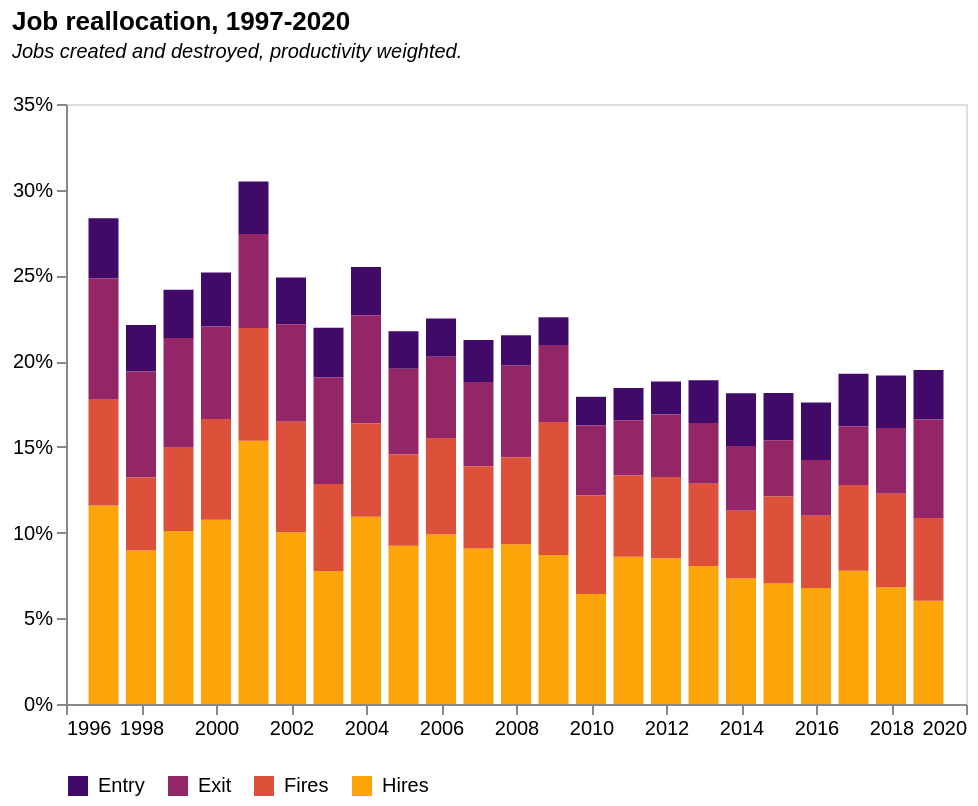

Vega-Lite specification for this chart:
### Vega-Lite specification from a JSON file in a GitHub repository (floating-point values rounded to 4 significant figures)
{"$schema": "https://vega.github.io/schema/vega-lite/v5.json", "description": "A calculate that takes the messy names in the field, metric, and creates a new field, metricClean, where the names are nicer.", "title": {"text": "Job reallocation, 1997-2020", "subtitle": ["Jobs created and destroyed, productivity weighted.", ""], "subtitleFontStyle": "italic", "subtitleFontSize": 10, "anchor": "start", "color": "black"}, "data": {"values": [{"year": "1997", "Jobs_enter": "739", "Jobs_grow": "1745", "Jobs_exit": "1570", "Jobs_shrink": "1113", "Jobs_total": "18462", "JobsRLP_enter": "45127", "JobsRLP_grow": "148871", "JobsRLP_exit": "91186", "JobsRLP_shrink": "79360", "JobsRLP_total": "1286257", "firms_enter": "231442", "firms_grow": "172194", "firms_exit": "198585", "firms_shrink": "127759", "firms_stable": "1495505", "firms_total": "2014120", "Entry rate": "0.114909737", "Exit Rate": "0.098596409", "Grow Rate": "0.085493416", "Shrink Rate": "0.063431672", "Units": "860021", "Employment(m)": "17.46", "Turnover(bn)": "1241", "N firms": "1764832", "RLP": "71.07674685", "RLP growth": "0", "RLP actual": "0", "RLP hypotetical": "0", "Gap": "0", "Turnover": "0", "Turnover hypothetical": "0", "Turn_gap": "0", "Mean": "9.32", "Mean_emplWeight": "13.68", "Mean_turnWeight": "13.54", "Central": "6.97", "entryReallocate": "0.035083968", "growReallocate": "0.115739701", "exitReallocate": "0.07089252", "shrinkReallocate": "0.061698401", "totalReallocateRLPJobs": "0.28341459", "": "Pre-GFC", "period2": "1", "entryReallocateJobs": "0.040028166", "growReallocateJobs": "0.09451847", "exitReallocateJobs": "0.085039541", "shrinkReallocateJobs": "0.060285993", "totalReallocateJobs": "0.27987217", "totalReallocateJobsNet": "null"}, {"year": "1998", "Jobs_enter": "581", "Jobs_grow": "1420", "Jobs_exit": "1285", "Jobs_shrink": "788", "Jobs_total": "18329", "JobsRLP_enter": "36531", "JobsRLP_grow": "120919", "JobsRLP_exit": "83465", "JobsRLP_shrink": "57401", "JobsRLP_total": "1349372", "firms_enter": "187867", "firms_grow": "198597", "firms_exit": "192932", "firms_shrink": "133292", "firms_stable": "1493630", "firms_total": "2035621", "Entry rate": "0.092289773", "Exit Rate": "0.094777957", "Grow Rate": "0.097560892", "Shrink Rate": "0.065479773", "Units": "836654", "Employment(m)": "17.47", "Turnover(bn)": "1313", "N firms": "1827671", "RLP": "75.15741271", "RLP growth": "0.057412108", "RLP actual": "75.15741271", "RLP hypotetical": "75.15741271", "Gap": "0", "Turnover": "1313", "Turnover hypothetical": "1313", "Turn_gap": "0", "Mean": "9.32", "Mean_emplWeight": "14.28", "Mean_turnWeight": "14.59", "Central": "6.22", "entryReallocate": "0.027072594", "growReallocate": "0.089611315", "exitReallocate": "0.0618547", "shrinkReallocate": "0.042539048", "totalReallocateRLPJobs": "0.221077657", "": "Pre-GFC", "period2": "1", "entryReallocateJobs": "0.031698401", "growReallocateJobs": "0.077472857", "exitReallocateJobs": "0.07010748", "shrinkReallocateJobs": "0.04299198", "totalReallocateJobs": "0.222270719", "totalReallocateJobsNet": "0.229526979"}, {"year": "1999", "Jobs_enter": "622", "Jobs_grow": "1609", "Jobs_exit": "1383", "Jobs_shrink": "982", "Jobs_total": "18562", "JobsRLP_enter": "40585", "JobsRLP_grow": "145272", "JobsRLP_exit": "92162", "JobsRLP_shrink": "70152", "JobsRLP_total": "1440505", "firms_enter": "181415", "firms_grow": "198806", "firms_exit": "241365", "firms_shrink": "137884", "firms_stable": "1457050", "firms_total": "2054680", "Entry rate": "0.088293554", "Exit Rate": "0.117470847", "Grow Rate": "0.096757646", "Shrink Rate": "0.067107287", "Units": "813982", "Employment(m)": "17.64", "Turnover(bn)": "1400", "N firms": "1850609", "RLP": "79.36507937", "RLP growth": "0.055984719", "RLP actual": "79.36507937", "RLP hypotetical": "79.36507937", "Gap": "0", "Turnover": "1400", "Turnover hypothetical": "1400", "Turn_gap": "0", "Mean": "9.61", "Mean_emplWeight": "15.12", "Mean_turnWeight": "15.55", "Central": "6.81", "entryReallocate": "0.028174147", "growReallocate": "0.100847967", "exitReallocate": "0.063978952", "shrinkReallocate": "0.048699588", "totalReallocateRLPJobs": "0.241700654", "": "Pre-GFC", "period2": "1", "entryReallocateJobs": "0.03350932", "growReallocateJobs": "0.08668247", "exitReallocateJobs": "0.074507057", "shrinkReallocateJobs": "0.052903782", "totalReallocateJobs": "0.247602629", "totalReallocateJobsNet": "0.235050102"}, {"year": "2000", "Jobs_enter": "677", "Jobs_grow": "1727", "Jobs_exit": "1212", "Jobs_shrink": "1143", "Jobs_total": "18715", "JobsRLP_enter": "45426", "JobsRLP_grow": "154972", "JobsRLP_exit": "77771", "JobsRLP_shrink": "84861", "JobsRLP_total": "1442392", "firms_enter": "178147", "firms_grow": "219132", "firms_exit": "203060", "firms_shrink": "148618", "firms_stable": "1446191", "firms_total": "2035619", "Entry rate": "0.087514903", "Exit Rate": "0.099753441", "Grow Rate": "0.107648828", "Shrink Rate": "0.073008751", "Units": "793015", "Employment(m)": "17.71", "Turnover(bn)": "1397", "N firms": "1834250", "RLP": "78.88198758", "RLP growth": "-0.006086957", "RLP actual": "78.88198758", "RLP hypotetical": "78.88198758", "Gap": "0", "Turnover": "1397", "Turnover hypothetical": "1397", "Turn_gap": "0", "Mean": "9.98", "Mean_emplWeight": "15.88", "Mean_turnWeight": "16.32", "Central": "6.92", "entryReallocate": "0.031493519", "growReallocate": "0.107440973", "exitReallocate": "0.053918075", "shrinkReallocate": "0.058833521", "totalReallocateRLPJobs": "0.251686088", "": "Pre-GFC", "period2": "1", "entryReallocateJobs": "0.036174192", "growReallocateJobs": "0.092278921", "exitReallocateJobs": "0.064760887", "shrinkReallocateJobs": "0.061074005", "totalReallocateJobs": "0.254288004", "totalReallocateJobsNet": "0.246112744"}, {"year": "2001", "Jobs_enter": "674", "Jobs_grow": "2264", "Jobs_exit": "1208", "Jobs_shrink": "1525", "Jobs_total": "19091", "JobsRLP_enter": "44783", "JobsRLP_grow": "224789", "JobsRLP_exit": "80263", "JobsRLP_shrink": "96266", "JobsRLP_total": "1463881", "firms_enter": "178260", "firms_grow": "298866", "firms_exit": "220258", "firms_shrink": "248962", "firms_stable": "1265808", "firms_total": "2056263", "Entry rate": "0.086691245", "Exit Rate": "0.107115675", "Grow Rate": "0.145344248", "Shrink Rate": "0.121074979", "Units": "821065", "Employment(m)": "18.04", "Turnover(bn)": "1419", "N firms": "1852625", "RLP": "78.65853659", "RLP growth": "-0.002832725", "RLP actual": "78.65853659", "RLP hypotetical": "78.65853659", "Gap": "0", "Turnover": "1419", "Turnover hypothetical": "1419", "Turn_gap": "0", "Mean": "10.23", "Mean_emplWeight": "16.58", "Mean_turnWeight": "17.13", "Central": "7", "entryReallocate": "0.030591968", "growReallocate": "0.153556881", "exitReallocate": "0.05482891", "shrinkReallocate": "0.06576081", "totalReallocateRLPJobs": "0.304738568", "": "Pre-GFC", "period2": "1", "entryReallocateJobs": "0.035304594", "growReallocateJobs": "0.118589911", "exitReallocateJobs": "0.063275889", "shrinkReallocateJobs": "0.079880572", "totalReallocateJobs": "0.297050966", "totalReallocateJobsNet": "0.277355822"}, {"year": "2002", "Jobs_enter": "637", "Jobs_grow": "1674", "Jobs_exit": "1351", "Jobs_shrink": "1314", "Jobs_total": "19511", "JobsRLP_enter": "42468", "JobsRLP_grow": "156365", "JobsRLP_exit": "88715", "JobsRLP_shrink": "100435", "JobsRLP_total": "1559773", "firms_enter": "182945", "firms_grow": "212474", "firms_exit": "224378", "firms_shrink": "172589", "firms_stable": "1425330", "firms_total": "2062193", "Entry rate": "0.088713811", "Exit Rate": "0.108805529", "Grow Rate": "0.103033033", "Shrink Rate": "0.083691973", "Units": "834431", "Employment(m)": "18.52", "Turnover(bn)": "1517", "N firms": "1857687", "RLP": "81.91144708", "RLP growth": "0.041354831", "RLP actual": "81.91144708", "RLP hypotetical": "81.91144708", "Gap": "0", "Turnover": "1517", "Turnover hypothetical": "1517", "Turn_gap": "0", "Mean": "10.46", "Mean_emplWeight": "17.13", "Mean_turnWeight": "17.81", "Central": "7.38", "entryReallocate": "0.027227039", "growReallocate": "0.100248562", "exitReallocate": "0.056876866", "shrinkReallocate": "0.06439078", "totalReallocateRLPJobs": "0.248743247", "": "Pre-GFC", "period2": "1", "entryReallocateJobs": "0.03264825", "growReallocateJobs": "0.085797755", "exitReallocateJobs": "0.069242991", "shrinkReallocateJobs": "0.067346625", "totalReallocateJobs": "0.255035621", "totalReallocateJobsNet": "0.233509302"}, {"year": "2003", "Jobs_enter": "673", "Jobs_grow": "1392", "Jobs_exit": "1362", "Jobs_shrink": "1114", "Jobs_total": "19478", "JobsRLP_enter": "46330", "JobsRLP_grow": "124275", "JobsRLP_exit": "99733", "JobsRLP_shrink": "81346", "JobsRLP_total": "1602504", "firms_enter": "225136", "firms_grow": "190701", "firms_exit": "232289", "firms_shrink": "204720", "firms_stable": "1446790", "firms_total": "2104425", "Entry rate": "0.106982192", "Exit Rate": "0.110381221", "Grow Rate": "0.090619053", "Shrink Rate": "0.09728073", "Units": "834277", "Employment(m)": "18.46", "Turnover(bn)": "1556", "N firms": "1855951", "RLP": "84.29035753", "RLP growth": "0.029042466", "RLP actual": "84.29035753", "RLP hypotetical": "84.29035753", "Gap": "0", "Turnover": "1556", "Turnover hypothetical": "1556", "Turn_gap": "0", "Mean": "10.59", "Mean_emplWeight": "17.87", "Mean_turnWeight": "18.28", "Central": "7.28", "entryReallocate": "0.028911004", "growReallocate": "0.077550508", "exitReallocate": "0.062235726", "shrinkReallocate": "0.050761808", "totalReallocateRLPJobs": "0.219459047", "": "Pre-GFC", "period2": "1", "entryReallocateJobs": "0.034551802", "growReallocateJobs": "0.071465243", "exitReallocateJobs": "0.069925044", "shrinkReallocateJobs": "0.05719273", "totalReallocateJobs": "0.233134819", "totalReallocateJobsNet": "0.234829038"}, {"year": "2004", "Jobs_enter": "602", "Jobs_grow": "1779", "Jobs_exit": "1359", "Jobs_shrink": "1133", "Jobs_total": "19264", "JobsRLP_enter": "46096", "JobsRLP_grow": "179023", "JobsRLP_exit": "103505", "JobsRLP_shrink": "89242", "JobsRLP_total": "1639165", "firms_enter": "204954", "firms_grow": "219688", "firms_exit": "231105", "firms_shrink": "171909", "firms_stable": "1474969", "firms_total": "2127574", "Entry rate": "0.096332254", "Exit Rate": "0.108623719", "Grow Rate": "0.103257513", "Shrink Rate": "0.08080048", "Units": "861501", "Employment(m)": "18.25", "Turnover(bn)": "1593", "N firms": "1897242", "RLP": "87.28767123", "RLP growth": "0.03555939", "RLP actual": "87.28767123", "RLP hypotetical": "87.28767123", "Gap": "0", "Turnover": "1593", "Turnover hypothetical": "1593", "Turn_gap": "0", "Mean": "10.5", "Mean_emplWeight": "18.74", "Mean_turnWeight": "19.23", "Central": "6.95", "entryReallocate": "0.028121635", "growReallocate": "0.109215973", "exitReallocate": "0.063144955", "shrinkReallocate": "0.054443573", "totalReallocateRLPJobs": "0.254926136", "": "Pre-GFC", "period2": "1", "entryReallocateJobs": "0.03125", "growReallocateJobs": "0.092348422", "exitReallocateJobs": "0.070546096", "shrinkReallocateJobs": "0.058814369", "totalReallocateJobs": "0.252958887", "totalReallocateJobsNet": "0.264067691"}, {"year": "2005", "Jobs_enter": "530", "Jobs_grow": "1634", "Jobs_exit": "1137", "Jobs_shrink": "1130", "Jobs_total": "19292", "JobsRLP_enter": "36450", "JobsRLP_grow": "153780", "JobsRLP_exit": "83195", "JobsRLP_shrink": "88596", "JobsRLP_total": "1665059", "firms_enter": "197332", "firms_grow": "224769", "firms_exit": "222919", "firms_shrink": "162606", "firms_stable": "1514896", "firms_total": "2152914", "Entry rate": "0.091658097", "Exit Rate": "0.103542919", "Grow Rate": "0.10440222", "Shrink Rate": "0.07552833", "Units": "856496", "Employment(m)": "18.31", "Turnover(bn)": "1629", "N firms": "1928083", "RLP": "88.96777717", "RLP growth": "0.019247918", "RLP actual": "88.96777717", "RLP hypotetical": "88.96777717", "Gap": "0", "Turnover": "1629", "Turnover hypothetical": "1629", "Turn_gap": "0", "Mean": "10.57", "Mean_emplWeight": "19.47", "Mean_turnWeight": "20.43", "Central": "6.94", "entryReallocate": "0.021891116", "growReallocate": "0.092357088", "exitReallocate": "0.049965196", "shrinkReallocate": "0.053208925", "totalReallocateRLPJobs": "0.217422326", "": "Pre-GFC", "period2": "1", "entryReallocateJobs": "0.027472527", "growReallocateJobs": "0.084698321", "exitReallocateJobs": "0.058936347", "shrinkReallocateJobs": "0.058573502", "totalReallocateJobs": "0.229680697", "totalReallocateJobsNet": "0.228229318"}, {"year": "2006", "Jobs_enter": "540", "Jobs_grow": "1682", "Jobs_exit": "1082", "Jobs_shrink": "1277", "Jobs_total": "19447", "JobsRLP_enter": "37655", "JobsRLP_grow": "167538", "JobsRLP_exit": "80384", "JobsRLP_shrink": "95356", "JobsRLP_total": "1694217", "firms_enter": "210153", "firms_grow": "277068", "firms_exit": "211689", "firms_shrink": "217079", "firms_stable": "1469112", "firms_total": "2201319", "Entry rate": "0.095466854", "Exit Rate": "0.096164618", "Grow Rate": "0.125864538", "Shrink Rate": "0.09861315", "Units": "852964", "Employment(m)": "18.39", "Turnover(bn)": "1657", "N firms": "1961693", "RLP": "90.10331702", "RLP growth": "0.012763496", "RLP actual": "90.10331702", "RLP hypotetical": "90.10331702", "Gap": "0", "Turnover": "1657", "Turnover hypothetical": "1657", "Turn_gap": "0", "Mean": "10.68", "Mean_emplWeight": "20.23", "Mean_turnWeight": "21.32", "Central": "6.92", "entryReallocate": "0.022225606", "growReallocate": "0.098888159", "exitReallocate": "0.047446106", "shrinkReallocate": "0.056283227", "totalReallocateRLPJobs": "0.224843099", "": "Pre-GFC", "period2": "1", "entryReallocateJobs": "0.027767779", "growReallocateJobs": "0.08649149", "exitReallocateJobs": "0.055638402", "shrinkReallocateJobs": "0.065665655", "totalReallocateJobs": "0.235563326", "totalReallocateJobsNet": "0.227592945"}, {"year": "2007", "Jobs_enter": "603", "Jobs_grow": "1582", "Jobs_exit": "1187", "Jobs_shrink": "1091", "Jobs_total": "19610", "JobsRLP_enter": "43540", "JobsRLP_grow": "160516", "JobsRLP_exit": "86834", "JobsRLP_shrink": "85154", "JobsRLP_total": "1770777", "firms_enter": "231754", "firms_grow": "287170", "firms_exit": "292564", "firms_shrink": "205030", "firms_stable": "1477714", "firms_total": "2294533", "Entry rate": "0.101002688", "Exit Rate": "0.127504813", "Grow Rate": "0.125154007", "Shrink Rate": "0.089355873", "Units": "863638", "Employment(m)": "18.5", "Turnover(bn)": "1727", "N firms": "2031817", "RLP": "93.35135135", "RLP growth": "0.036047889", "RLP actual": "93.35135135", "RLP hypotetical": "93.35135135", "Gap": "0", "Turnover": "1727", "Turnover hypothetical": "1727", "Turn_gap": "0", "Mean": "10.76", "Mean_emplWeight": "20.84", "Mean_turnWeight": "21.83", "Central": "6.92", "entryReallocate": "0.024588076", "growReallocate": "0.090647213", "exitReallocate": "0.049037231", "shrinkReallocate": "0.048088494", "totalReallocateRLPJobs": "0.212361014", "": "Pre-GFC", "period2": "1", "entryReallocateJobs": "0.030749618", "growReallocateJobs": "0.080673126", "exitReallocateJobs": "0.060530342", "shrinkReallocateJobs": "0.05563488", "totalReallocateJobs": "0.227587965", "totalReallocateJobsNet": "0.21927588"}, {"year": "2008", "Jobs_enter": "431", "Jobs_grow": "1722", "Jobs_exit": "1261", "Jobs_shrink": "1168", "Jobs_total": "19615", "JobsRLP_enter": "32117", "JobsRLP_grow": "168836", "JobsRLP_exit": "96829", "JobsRLP_shrink": "92174", "JobsRLP_total": "1813046", "firms_enter": "165875", "firms_grow": "322259", "firms_exit": "277503", "firms_shrink": "214858", "firms_stable": "1385598", "firms_total": "2229430", "Entry rate": "0.074402426", "Exit Rate": "0.124472623", "Grow Rate": "0.14454771", "Shrink Rate": "0.096373513", "Units": "904598", "Employment(m)": "18.61", "Turnover(bn)": "1781", "N firms": "2030407", "RLP": "95.70123589", "RLP growth": "0.025172475", "RLP actual": "95.70123589", "RLP hypotetical": "95.70123589", "Gap": "0", "Turnover": "1781", "Turnover hypothetical": "1781", "Turn_gap": "0", "Mean": "10.94", "Mean_emplWeight": "21.61", "Mean_turnWeight": "22.68", "Central": "6.89", "entryReallocate": "0.017714388", "growReallocate": "0.093122844", "exitReallocate": "0.053406808", "shrinkReallocate": "0.050839306", "totalReallocateRLPJobs": "0.215083346", "": "Pre-GFC", "period2": "1", "entryReallocateJobs": "0.02197298", "growReallocateJobs": "0.087789957", "exitReallocateJobs": "0.064287535", "shrinkReallocateJobs": "0.059546266", "totalReallocateJobs": "0.233596737", "totalReallocateJobsNet": "0.23334183"}, {"year": "2009", "Jobs_enter": "399", "Jobs_grow": "1582", "Jobs_exit": "1112", "Jobs_shrink": "1594", "Jobs_total": "19573", "JobsRLP_enter": "30188", "JobsRLP_grow": "161734", "JobsRLP_exit": "83565", "JobsRLP_shrink": "144287", "JobsRLP_total": "1860876", "firms_enter": "148392", "firms_grow": "269261", "firms_exit": "251412", "firms_shrink": "218573", "firms_stable": "1388291", "firms_total": "2158706", "Entry rate": "0.068741181", "Exit Rate": "0.116464215", "Grow Rate": "0.124732594", "Shrink Rate": "0.101251861", "Units": "919136", "Employment(m)": "18.55", "Turnover(bn)": "1831", "N firms": "1976143", "RLP": "98.70619946", "RLP growth": "0.031399423", "RLP actual": "98.70619946", "RLP hypotetical": "98.70619946", "Gap": "0", "Turnover": "1831", "Turnover hypothetical": "1831", "Turn_gap": "0", "Mean": "11.48", "Mean_emplWeight": "22.38", "Mean_turnWeight": "23.7", "Central": "7.25", "entryReallocate": "0.016222467", "growReallocate": "0.08691283", "exitReallocate": "0.04490627", "shrinkReallocate": "0.077537138", "totalReallocateRLPJobs": "0.225578706", "": "Pre-GFC", "period2": "1", "entryReallocateJobs": "0.020385225", "growReallocateJobs": "0.080825627", "exitReallocateJobs": "0.056812957", "shrinkReallocateJobs": "0.081438717", "totalReallocateJobs": "0.239462525", "totalReallocateJobsNet": "0.241608338"}, {"year": "2010", "Jobs_enter": "415", "Jobs_grow": "1190", "Jobs_exit": "941", "Jobs_shrink": "1178", "Jobs_total": "19035", "JobsRLP_enter": "30749", "JobsRLP_grow": "117871", "JobsRLP_exit": "74913", "JobsRLP_shrink": "105543", "JobsRLP_total": "1836399", "firms_enter": "158675", "firms_grow": "218606", "firms_exit": "227411", "firms_shrink": "226612", "firms_stable": "1396534", "firms_total": "2105199", "Entry rate": "0.075372922", "Exit Rate": "0.108023517", "Grow Rate": "0.103841015", "Shrink Rate": "0.10764398", "Units": "917525", "Employment(m)": "17.91", "Turnover(bn)": "1806", "N firms": "1911159", "RLP": "100.8375209", "RLP growth": "0.02159258", "RLP actual": "100.8375209", "RLP hypotetical": "101.1976599", "Gap": "0.003571478", "Turnover": "1806", "Turnover hypothetical": "1812.450089", "Turn_gap": "6.450089111", "Mean": "12", "Mean_emplWeight": "23.19", "Mean_turnWeight": "24.5", "Central": "7.85", "entryReallocate": "0.016744183", "growReallocate": "0.064185942", "exitReallocate": "0.040793422", "shrinkReallocate": "0.057472804", "totalReallocateRLPJobs": "0.179196351", "": "Post-GFC", "period2": "1", "entryReallocateJobs": "0.021801944", "growReallocateJobs": "0.062516417", "exitReallocateJobs": "0.049435251", "shrinkReallocateJobs": "0.061885999", "totalReallocateJobs": "0.195639611", "totalReallocateJobsNet": "0.223903336"}, {"year": "2011", "Jobs_enter": "450", "Jobs_grow": "1515", "Jobs_exit": "795", "Jobs_shrink": "1060", "Jobs_total": "18650", "JobsRLP_enter": "33116", "JobsRLP_grow": "151490", "JobsRLP_exit": "57015", "JobsRLP_shrink": "83614", "JobsRLP_total": "1764720", "firms_enter": "174240", "firms_grow": "331020", "firms_exit": "192749", "firms_shrink": "224622", "firms_stable": "1305162", "firms_total": "2079401", "Entry rate": "0.083793362", "Exit Rate": "0.092694483", "Grow Rate": "0.159190074", "Shrink Rate": "0.108022455", "Units": "889262", "Employment(m)": "17.49", "Turnover(bn)": "1732", "N firms": "1872814", "RLP": "99.02801601", "RLP growth": "-0.017944758", "RLP actual": "99.02801601", "RLP hypotetical": "103.7520078", "Gap": "0.047703589", "Turnover": "1732", "Turnover hypothetical": "1814.622616", "Turn_gap": "82.62261576", "Mean": "12.43", "Mean_emplWeight": "23.9", "Mean_turnWeight": "25.38", "Central": "8.32", "entryReallocate": "0.018765583", "growReallocate": "0.085843647", "exitReallocate": "0.032308242", "shrinkReallocate": "0.047380888", "totalReallocateRLPJobs": "0.184298359", "": "Post-GFC", "period2": "1", "entryReallocateJobs": "0.024128686", "growReallocateJobs": "0.081233244", "exitReallocateJobs": "0.042627346", "shrinkReallocateJobs": "0.056836461", "totalReallocateJobs": "0.204825737", "totalReallocateJobsNet": "0.225469169"}, {"year": "2012", "Jobs_enter": "463", "Jobs_grow": "1585", "Jobs_exit": "889", "Jobs_shrink": "1068", "Jobs_total": "19062", "JobsRLP_enter": "34492", "JobsRLP_grow": "153465", "JobsRLP_exit": "65957", "JobsRLP_shrink": "85382", "JobsRLP_total": "1804217", "firms_enter": "186330", "firms_grow": "301126", "firms_exit": "227191", "firms_shrink": "242783", "firms_stable": "1367547", "firms_total": "2169250", "Entry rate": "0.085896047", "Exit Rate": "0.104732511", "Grow Rate": "0.13881572", "Shrink Rate": "0.111920249", "Units": "867637", "Employment(m)": "17.85", "Turnover(bn)": "1770", "N firms": "1952141", "RLP": "99.15966387", "RLP growth": "0.0013294", "RLP actual": "99.15966387", "RLP hypotetical": "106.3708303", "Gap": "0.072722781", "Turnover": "1770", "Turnover hypothetical": "1898.719322", "Turn_gap": "128.7193217", "Mean": "12.3", "Mean_emplWeight": "24.08", "Mean_turnWeight": "25.74", "Central": "8.41", "entryReallocate": "0.019117434", "growReallocate": "0.085059059", "exitReallocate": "0.036557133", "shrinkReallocate": "0.047323576", "totalReallocateRLPJobs": "0.188057202", "": "Post-GFC", "period2": "1", "entryReallocateJobs": "0.024289162", "growReallocateJobs": "0.083149722", "exitReallocateJobs": "0.046637289", "shrinkReallocateJobs": "0.056027699", "totalReallocateJobs": "0.210103872", "totalReallocateJobsNet": "0.18849019"}, {"year": "2013", "Jobs_enter": "661", "Jobs_grow": "1586", "Jobs_exit": "879", "Jobs_shrink": "1032", "Jobs_total": "19536", "JobsRLP_enter": "47283", "JobsRLP_grow": "151950", "JobsRLP_exit": "66757", "JobsRLP_shrink": "90845", "JobsRLP_total": "1888930", "firms_enter": "236124", "firms_grow": "280618", "firms_exit": "221757", "firms_shrink": "180486", "firms_stable": "1520966", "firms_total": "2230056", "Entry rate": "0.105882543", "Exit Rate": "0.099440104", "Grow Rate": "0.125834508", "Shrink Rate": "0.080933394", "Units": "853661", "Employment(m)": "18.1", "Turnover(bn)": "1842", "N firms": "1962202", "RLP": "101.7679558", "RLP growth": "0.026303961", "RLP actual": "101.7679558", "RLP hypotetical": "109.0557551", "Gap": "0.071611926", "Turnover": "1842", "Turnover hypothetical": "1973.909167", "Turn_gap": "131.9091672", "Mean": "12.43", "Mean_emplWeight": "24.7", "Mean_turnWeight": "26.84", "Central": "8.45", "entryReallocate": "0.025031632", "growReallocate": "0.080442367", "exitReallocate": "0.035341172", "shrinkReallocate": "0.048093365", "totalReallocateRLPJobs": "0.188908536", "": "Post-GFC", "period2": "1", "entryReallocateJobs": "0.033834971", "growReallocateJobs": "0.081183456", "exitReallocateJobs": "0.044993857", "shrinkReallocateJobs": "0.052825553", "totalReallocateJobs": "0.212837838", "totalReallocateJobsNet": "0.188574939"}, {"year": "2014", "Jobs_enter": "761", "Jobs_grow": "1534", "Jobs_exit": "924", "Jobs_shrink": "942", "Jobs_total": "20291", "JobsRLP_enter": "60039", "JobsRLP_grow": "143390", "JobsRLP_exit": "74039", "JobsRLP_shrink": "77271", "JobsRLP_total": "1957288", "firms_enter": "248257", "firms_grow": "274441", "firms_exit": "230891", "firms_shrink": "188113", "firms_stable": "1618270", "firms_total": "2338642", "Entry rate": "0.106154341", "Exit Rate": "0.098728664", "Grow Rate": "0.117350582", "Shrink Rate": "0.080436852", "Units": "845859", "Employment(m)": "18.7", "Turnover(bn)": "1897", "N firms": "2058326", "RLP": "101.4438503", "RLP growth": "-0.00318475", "RLP actual": "101.4438503", "RLP hypotetical": "111.8084505", "Gap": "0.102170809", "Turnover": "1897", "Turnover hypothetical": "2090.818024", "Turn_gap": "193.8180243", "Mean": "12.18", "Mean_emplWeight": "24.66", "Mean_turnWeight": "27.22", "Central": "7.89", "entryReallocate": "0.030674586", "growReallocate": "0.073259531", "exitReallocate": "0.037827341", "shrinkReallocate": "0.039478605", "totalReallocateRLPJobs": "0.181240063", "": "Post-GFC", "period2": "2", "entryReallocateJobs": "0.037504312", "growReallocateJobs": "0.07560002", "exitReallocateJobs": "0.04553743", "shrinkReallocateJobs": "0.046424523", "totalReallocateJobs": "0.205066286", "totalReallocateJobsNet": "0.167857671"}, {"year": "2015", "Jobs_enter": "743", "Jobs_grow": "1503", "Jobs_exit": "903", "Jobs_shrink": "1235", "Jobs_total": "20966", "JobsRLP_enter": "55823", "JobsRLP_grow": "142582", "JobsRLP_exit": "66425", "JobsRLP_shrink": "103032", "JobsRLP_total": "2028413", "firms_enter": "257150", "firms_grow": "231316", "firms_exit": "224157", "firms_shrink": "230648", "firms_stable": "1707363", "firms_total": "2420764", "Entry rate": "0.106226795", "Exit Rate": "0.092597626", "Grow Rate": "0.095554957", "Shrink Rate": "0.095279011", "Units": "836940", "Employment(m)": "19.33", "Turnover(bn)": "1973", "N firms": "2130503", "RLP": "102.0693223", "RLP growth": "0.006165697", "RLP actual": "102.0693223", "RLP hypotetical": "114.6306272", "Gap": "0.123066408", "Turnover": "1973", "Turnover hypothetical": "2215.810023", "Turn_gap": "242.8100231", "Mean": "12.11", "Mean_emplWeight": "24.75", "Mean_turnWeight": "27.67", "Central": "7.96", "entryReallocate": "0.02752053", "growReallocate": "0.070292391", "exitReallocate": "0.032747276", "shrinkReallocate": "0.05079439", "totalReallocateRLPJobs": "0.181354586", "": "Post-GFC", "period2": "2", "entryReallocateJobs": "0.035438329", "growReallocateJobs": "0.071687494", "exitReallocateJobs": "0.043069732", "shrinkReallocateJobs": "0.058904894", "totalReallocateJobs": "0.209100448", "totalReallocateJobsNet": "0.176905466"}, {"year": "2016", "Jobs_enter": "837", "Jobs_grow": "1425", "Jobs_exit": "974", "Jobs_shrink": "1045", "Jobs_total": "21401", "JobsRLP_enter": "70440", "JobsRLP_grow": "142336", "JobsRLP_exit": "68610", "JobsRLP_shrink": "88413", "JobsRLP_total": "2102357", "firms_enter": "281947", "firms_grow": "271685", "firms_exit": "249020", "firms_shrink": "202138", "firms_stable": "1786418", "firms_total": "2533293", "Entry rate": "0.11129664", "Exit Rate": "0.098298933", "Grow Rate": "0.107245786", "Shrink Rate": "0.079792586", "Units": "829541", "Employment(m)": "19.63", "Turnover(bn)": "2032", "N firms": "2213199", "RLP": "103.515028", "RLP growth": "0.014163959", "RLP actual": "103.515028", "RLP hypotetical": "117.5240389", "Gap": "0.135333112", "Turnover": "2032", "Turnover hypothetical": "2306.996883", "Turn_gap": "274.9968833", "Mean": "11.99", "Mean_emplWeight": "25.25", "Mean_turnWeight": "28.51", "Central": "7.42", "entryReallocate": "0.033505251", "growReallocate": "0.067703059", "exitReallocate": "0.0326348", "shrinkReallocate": "0.042054228", "totalReallocateRLPJobs": "0.175897338", "": "Post-GFC", "period2": "2", "entryReallocateJobs": "0.039110322", "growReallocateJobs": "0.066585674", "exitReallocateJobs": "0.045511892", "shrinkReallocateJobs": "0.048829494", "totalReallocateJobs": "0.200037381", "totalReallocateJobsNet": "0.179711228"}, {"year": "2017", "Jobs_enter": "818", "Jobs_grow": "1661", "Jobs_exit": "1002", "Jobs_shrink": "1237", "Jobs_total": "21847", "JobsRLP_enter": "66172", "JobsRLP_grow": "166958", "JobsRLP_exit": "73277", "JobsRLP_shrink": "107458", "JobsRLP_total": "2148539", "firms_enter": "245437", "firms_grow": "274115", "firms_exit": "299563", "firms_shrink": "210443", "firms_stable": "1783945", "firms_total": "2592281", "Entry rate": "0.094679936", "Exit Rate": "0.115559617", "Grow Rate": "0.10574278", "Shrink Rate": "0.081180628", "Units": "825295", "Employment(m)": "20.04", "Turnover(bn)": "2082", "N firms": "2307805", "RLP": "103.8922156", "RLP growth": "0.003643795", "RLP actual": "103.8922156", "RLP hypotetical": "120.4904837", "Gap": "0.15976431", "Turnover": "2082", "Turnover hypothetical": "2414.629294", "Turn_gap": "332.6292937", "Mean": "11.85", "Mean_emplWeight": "25.58", "Mean_turnWeight": "28.57", "Central": "7.3", "entryReallocate": "0.030798603", "growReallocate": "0.077707689", "exitReallocate": "0.034105501", "shrinkReallocate": "0.050014452", "totalReallocateRLPJobs": "0.192626245", "": "Post-GFC", "period2": "2", "entryReallocateJobs": "0.037442212", "growReallocateJobs": "0.076028745", "exitReallocateJobs": "0.045864421", "shrinkReallocateJobs": "0.056621046", "totalReallocateJobs": "0.215956424", "totalReallocateJobsNet": "0.195541722"}, {"year": "2018", "Jobs_enter": "846", "Jobs_grow": "1605", "Jobs_exit": "1123", "Jobs_shrink": "1387", "Jobs_total": "22373", "JobsRLP_enter": "68450", "JobsRLP_grow": "152244", "JobsRLP_exit": "85571", "JobsRLP_shrink": "121705", "JobsRLP_total": "2233980", "firms_enter": "255118", "firms_grow": "272065", "firms_exit": "282242", "firms_shrink": "218377", "firms_stable": "1819794", "firms_total": "2606542", "Entry rate": "0.097876037", "Exit Rate": "0.108282161", "Grow Rate": "0.104377754", "Shrink Rate": "0.08378035", "Units": "826841", "Employment(m)": "20.49", "Turnover(bn)": "2166", "N firms": "2309475", "RLP": "105.7101025", "RLP growth": "0.017497816", "RLP actual": "105.7101025", "RLP hypotetical": "123.5318051", "Gap": "0.168590345", "Turnover": "2166", "Turnover hypothetical": "2531.166687", "Turn_gap": "365.1666866", "Mean": "12.14", "Mean_emplWeight": "25.87", "Mean_turnWeight": "28.86", "Central": "7.29", "entryReallocate": "0.030640382", "growReallocate": "0.068149222", "exitReallocate": "0.038304282", "shrinkReallocate": "0.054479002", "totalReallocateRLPJobs": "0.191572888", "": "Post-GFC", "period2": "2", "entryReallocateJobs": "0.037813436", "growReallocateJobs": "0.071738256", "exitReallocateJobs": "0.050194431", "shrinkReallocateJobs": "0.061994368", "totalReallocateJobs": "0.221740491", "totalReallocateJobsNet": "0.198230009"}, {"year": "2019", "Jobs_enter": "764", "Jobs_grow": "1392", "Jobs_exit": "1422", "Jobs_shrink": "1281", "Jobs_total": "22520", "JobsRLP_enter": "65752", "JobsRLP_grow": "137592", "JobsRLP_exit": "131172", "JobsRLP_shrink": "110145", "JobsRLP_total": "2282539", "firms_enter": "253379", "firms_grow": "258593", "firms_exit": "315526", "firms_shrink": "228605", "firms_stable": "1849644", "firms_total": "2652368", "Entry rate": "0.095529353", "Exit Rate": "0.118960114", "Grow Rate": "0.097495144", "Shrink Rate": "0.086189021", "Units": "827172", "Employment(m)": "20.67", "Turnover(bn)": "2217", "N firms": "2352825", "RLP": "107.256894", "RLP growth": "0.014632391", "RLP actual": "107.256894", "RLP hypotetical": "126.649893", "Gap": "0.180808881", "Turnover": "2217", "Turnover hypothetical": "2617.853289", "Turn_gap": "400.8532887", "Mean": "12.21", "Mean_emplWeight": "26.27", "Mean_turnWeight": "29.33", "Central": "7.29", "entryReallocate": "0.028806518", "growReallocate": "0.060280241", "exitReallocate": "0.057467583", "shrinkReallocate": "0.048255473", "totalReallocateRLPJobs": "0.194809815", "": "Post-GFC", "period2": "2", "entryReallocateJobs": "0.0339254", "growReallocateJobs": "0.061811723", "exitReallocateJobs": "0.063143872", "shrinkReallocateJobs": "0.056882771", "totalReallocateJobs": "0.215763766", "totalReallocateJobsNet": "0.209236234"}]}, "transform": [{"fold": ["entryReallocate", "growReallocate", "exitReallocate", "shrinkReallocate"], "as": ["metric", "value"]}, {"calculate": "{'entryReallocate':'Entry', 'exitReallocate': 'Exit','growReallocate':'Hires', 'shrinkReallocate': 'Fires'}[datum.metric]", "as": "metricClean"}], "height": 300, "width": 450, "mark": {"type": "bar", "width": 15}, "encoding": {"x": {"field": "year", "type": "quantitative", "title": null, "axis": {"grid": false, "format": "d"}}, "y": {"field": "value", "type": "quantitative", "stack": true, "title": null, "axis": {"grid": false, "format": "%"}}, "color": {"field": "metricClean", "title": null, "scale": {"scheme": "inferno"}, "legend": {"orient": "bottom"}}}, "resolve": {"axis": {"y": "independent"}}}
